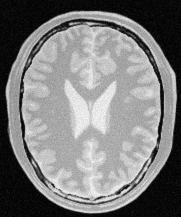
#> input picture assignment_1/a1images/brain_proton_density_slice.png, 181 x 217 px, found by its file name
$ jupyter execute q2.ipynb
#> lines starting #> are read from the running program, lines starting #| are printed output that depends on the picture
## Intensity transformations

### Display original image

[cell 1]
import cv2 as cv
import numpy as np
import matplotlib.pyplot as plt

# Load the brain proton density image
image_path = r'C:\Users\Asus\Documents\GitHub\EN3160-Image-Processing-and-Machine-Vision-Lab-Experiments\assignment_1\a1images\brain_proton_density_slice.png'  # Update path to your image file
brain_image = cv.imread(image_path, cv.IMREAD_GRAYSCALE)
#> brain_image is the input picture: shape (217, 181); min 0, max 251, mean 123.7
assert brain_image is not None, "Image not found."

# Original image with axis
plt.figure(figsize=(6, 6))

plt.imshow(brain_image, cmap='gray')
plt.title('Original Brain Image')
plt.axis('on')  # Show axes
plt.show()

### What are `Gray` and `White` matters

### Get intensity values of `Gray` and `White` matters

[cell 2]
gray_matter_point = (90, 40)
white_matter_point = (100, 50)

# Display the original image with the selected points
plt.figure(figsize=(6, 6))
plt.imshow(brain_image, cmap='gray')
plt.title('Original Brain Image with Selected Points')
plt.plot(gray_matter_point[1], gray_matter_point[0], 'bo', markersize=5, label='Gray Matter')  # Blue circle for gray matter
plt.plot(white_matter_point[1], white_matter_point[0], 'go', markersize=5, label='White Matter')  # Green circle for white matter
plt.axis('on')  # Show axes
plt.legend()
plt.show()
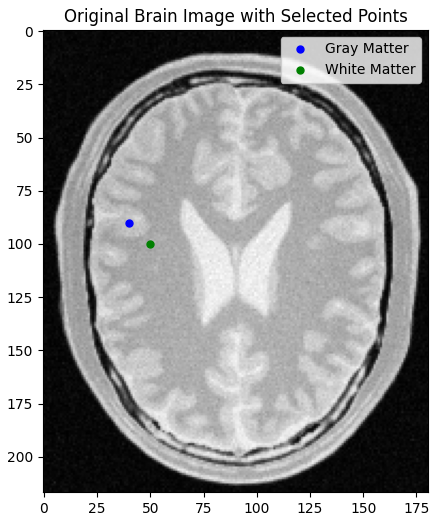
#> figure drawn by matplotlib, 1 panel

# Print the pixel values at the selected points
gray_matter_value = brain_image[gray_matter_point]
#> gray_matter_value = 190
white_matter_value = brain_image[white_matter_point]
#> white_matter_value = 173
print(f"Gray matter pixel value: {gray_matter_value}")
#| Gray matter pixel value: 190
print(f"White matter pixel value: {white_matter_value}")
#| White matter pixel value: 173

- selected white matters pixel intensity range: 120 - 175
- selected gray matters pixel intensity range: 180 - 240

## For `White` matter

[cell 3]
f = brain_image

# Control points
c = np.array([(0, 0), (120, 0), (120, 120), (175, 175), (175, 0), (255, 0)])

# Compute the piecewise linear intensity transformation based on the control points
t1 = np.linspace(0, c[0, 1], c[0, 0] + 1).astype('uint8')  # from 0 to c[0]
t2 = np.linspace(c[0, 1] + 1, c[1, 1], c[1, 0] - c[0, 0]).astype('uint8')  # from c[0] to c[1]
t3 = np.linspace(c[1, 1] + 1, c[2, 1], c[2, 0] - c[1, 0]).astype('uint8')  # from c[1] to c[2]
t4 = np.linspace(c[2, 1] + 1, c[3, 1], c[3, 0] - c[2, 0]).astype('uint8')  # from c[2] to c[3]
t5 = np.linspace(c[3, 1] + 1, c[4, 1], c[4, 0] - c[3, 0]).astype('uint8')  # from c[3] to c[4]
t6 = np.linspace(c[4, 1] + 1, c[5, 1], 255 - c[4, 0]).astype('uint8')  # from c[4] to c[5]

# Concatenate the piecewise linear transformation parts
t_1 = np.concatenate((t1, t2), axis=0).astype('uint8')
t_1 = np.concatenate((t_1, t3), axis=0).astype('uint8')
t_1 = np.concatenate((t_1, t4), axis=0).astype('uint8')
t_1 = np.concatenate((t_1, t5), axis=0).astype('uint8')
t_1 = np.concatenate((t_1, t6), axis=0).astype('uint8')

# Apply the piecewise linear transformation
g = cv.LUT(f, t_1)
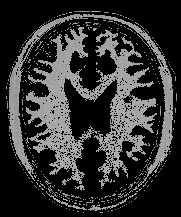
#> g: shape (217, 181); min 0, max 175, mean 48.5

f_white_matter = g

# Display the results
fig, ax = plt.subplots(1, 3, figsize=(10, 5))
ax[0].plot(t_1, 'b', label='Transformation')
ax[0].set_xlabel(r'Input, $f(x)$')
ax[0].set_ylabel(r'Output, $\mathrm{T}[f(x)]$')
ax[0].set_title('White Matter Intensity Transformation')
ax[0].set_xlim([0, 255])
ax[0].set_ylim([0, 255])
ax[0].set_aspect('equal')
ax[0].grid(True)
ax[1].imshow(f, cmap='gray')
ax[1].set_title('Original')
ax[1].axis('off')
ax[2].imshow(g, cmap='gray')
ax[2].set_title('Transformed')
ax[2].axis('off')
plt.show()
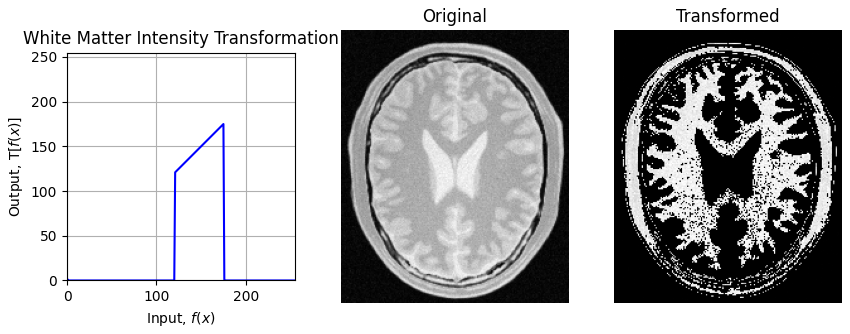
#> figure drawn by matplotlib, 3 panels; panel 1: curve peaks at x = 175, y = 175

## For `Gray` matter

[cell 4]
f = brain_image

# Control points
c = np.array([(0, 0), (180, 0), (180, 180), (240, 240), (240, 0), (255, 0)])

# Compute the piecewise linear intensity transformation based on the control points
t1 = np.linspace(0, c[0, 1], c[0, 0] + 1).astype('uint8')  # from 0 to c[0]
t2 = np.linspace(c[0, 1] + 1, c[1, 1], c[1, 0] - c[0, 0]).astype('uint8')  # from c[0] to c[1]
t3 = np.linspace(c[1, 1] + 1, c[2, 1], c[2, 0] - c[1, 0]).astype('uint8')  # from c[1] to c[2]
t4 = np.linspace(c[2, 1] + 1, c[3, 1], c[3, 0] - c[2, 0]).astype('uint8')  # from c[2] to c[3]
t5 = np.linspace(c[3, 1] + 1, c[4, 1], c[4, 0] - c[3, 0]).astype('uint8')  # from c[3] to c[4]
t6 = np.linspace(c[4, 1] + 1, c[5, 1], 255 - c[4, 0]).astype('uint8')  # from c[4] to c[5]

# Concatenate the piecewise linear transformation parts
t_2 = np.concatenate((t1, t2), axis=0).astype('uint8')
t_2 = np.concatenate((t_2, t3), axis=0).astype('uint8')
t_2 = np.concatenate((t_2, t4), axis=0).astype('uint8')
t_2 = np.concatenate((t_2, t5), axis=0).astype('uint8')
t_2 = np.concatenate((t_2, t6), axis=0).astype('uint8')

# Apply the piecewise linear transformation
g = cv.LUT(f, t_2)
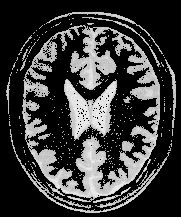
#> g: shape (217, 181); min 0, max 240, mean 59.7

f_gray_matter = g

# Display the results
fig, ax = plt.subplots(1, 3, figsize=(10, 5))
ax[0].plot(t_2, 'b', label='Transformation')
ax[0].set_xlabel(r'Input, $f(x)$')
ax[0].set_ylabel(r'Output, $\mathrm{T}[f(x)]$')
ax[0].set_title('Gray Matter Intensity Transformation')
ax[0].set_xlim([0, 255])
ax[0].set_ylim([0, 255])
ax[0].set_aspect('equal')
ax[0].grid(True)
ax[1].imshow(f, cmap='gray')
ax[1].set_title('Original')
ax[1].axis('off')
ax[2].imshow(g, cmap='gray')
ax[2].set_title('Transformed')
ax[2].axis('off')
plt.show()
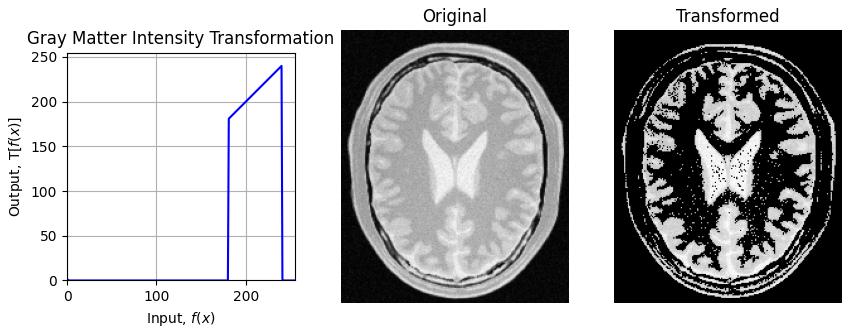
#> figure drawn by matplotlib, 3 panels; panel 1: curve peaks at x = 240, y = 240

## Comparisn

[cell 5]
# Disply original and transformed images side by side
fig, ax = plt.subplots(1, 2, figsize=(10, 5))
ax[0].imshow(f_white_matter, cmap='gray')
ax[0].set_title('White Matter')
ax[0].axis('off')
ax[1].imshow(f_gray_matter, cmap='gray')
ax[1].set_title('Gray Matter')
ax[1].axis('off')
plt.show()

## Display all in one

[cell 6]
# Display Original Brain Image with Selected Points, transformation graph for white matter, white matter image, transformation graph for gray matter, gray matter image
fig, ax = plt.subplots(1, 5, figsize=(25, 5))

# Original Brain Image with Selected Points
ax[0].imshow(brain_image, cmap='gray')
ax[0].plot(gray_matter_point[1], gray_matter_point[0], 'bo', markersize=5, label='Gray Matter')  # Blue circle for gray matter
ax[0].plot(white_matter_point[1], white_matter_point[0], 'go', markersize=5, label='White Matter')  # Green circle for white matter
ax[0].set_title('Original Brain Image with Selected Points')
ax[0].axis('on')
ax[0].legend()

# Transformation graph for white matter
ax[1].plot(t_1, 'b', label='Transformation')
ax[1].set_xlabel(r'Input, $f(x)$')
ax[1].set_ylabel(r'Output, $\mathrm{T}[f(x)]$')
ax[1].set_title('White Matter Intensity Transformation')
ax[1].set_xlim([0, 255])
ax[1].set_ylim([0, 255])
ax[1].set_aspect('equal')
ax[1].grid(True)

# White matter image
ax[2].imshow(f_white_matter, cmap='gray')
ax[2].set_title('White Matter')
ax[2].axis('off')

# Transformation graph for gray matter
ax[3].plot(t_2, 'b', label='Transformation')
ax[3].set_xlabel(r'Input, $f(x)$')
ax[3].set_ylabel(r'Output, $\mathrm{T}[f(x)]$')
ax[3].set_title('Gray Matter Intensity Transformation')
ax[3].set_xlim([0, 255])
ax[3].set_ylim([0, 255])
ax[3].set_aspect('equal')
ax[3].grid(True)

# Gray matter image
ax[4].imshow(f_gray_matter, cmap='gray')
ax[4].set_title('Gray Matter')
ax[4].axis('off')

plt.show()
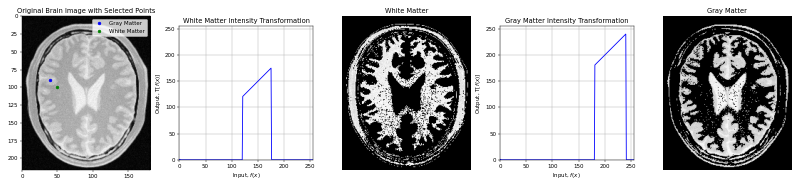
#> figure drawn by matplotlib, 5 panels; panel 2: curve peaks at x = 175, y = 175; panel 4: curve peaks at x = 240, y = 240
